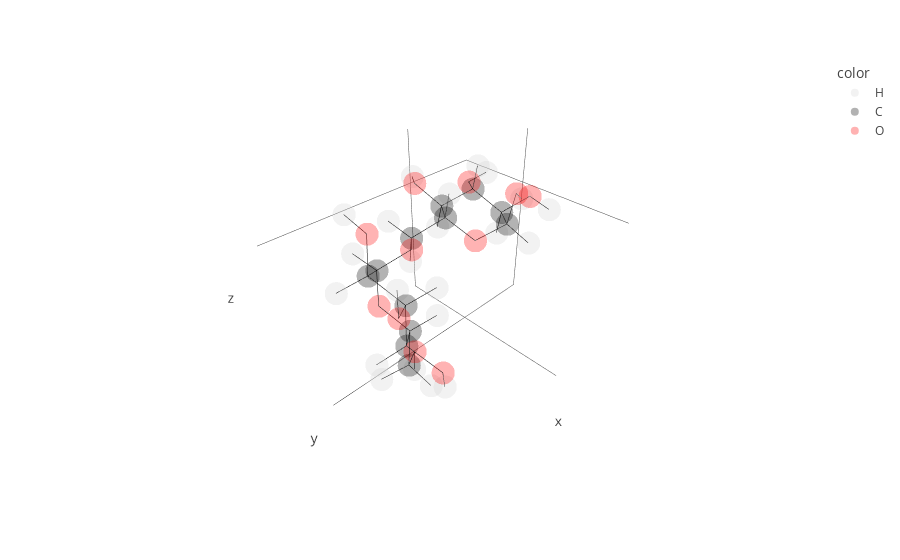

The cell this chart's notebook holds for it:
### Markdown cell above
If we want to use a non-default topology we can either specify the topology we want to use as an argument to functions and methods which accept a `_topology` argument, or we directly provide the linkage objects we obtain from the topology.

### Code cell
# connect the two clucoses using the `my_16ab` linkage from my_top

my_glc2 = bb.connect(glc, glc, "my_16ab", _topology=my_top)
# or
my_16ab = my_top.get_patch("my_16ab")
my_glc2 = bb.connect(glc, glc, my_16ab)

my_glc2.show()

### Figure 1 — Plotly figure (JSON) as saved in the notebook; plotly's stock layout.template omitted (floating-point values rounded to 4 significant figures)
{"data": [{"hovertemplate": "<b>%{hovertext}</b><br><br>color=H<br>x=%{x}<br>y=%{y}<br>z=%{z}<extra></extra>", "hovertext": ["H1", "H2", "H3", "H4", "H5", "H61", "H62", "HO1", "HO2", "HO3", "HO4", "H1", "H2", "H3", "H4", "H5", "H61", "H62", "HO2", "HO3", "HO4", "HO6"], "legendgroup": "H", "marker": {"color": "lightgray", "opacity": 0.3, "symbol": "circle"}, "mode": "markers", "name": "H", "scene": "scene", "showlegend": true, "type": "scatter3d", "x": [-0.822, -1.583, -1.223, 0.281, 1.187, 2.913, 2.627, 0.017, -3.197, -3, 0.102, 5.026, 6.824, 4.55, 6.698, 3.678, 4.745, 5.853, 5.755, 6.498, 5.959, 3.912], "y": [2.466, 0.264, -0.619, -1.429, 0.184, -1.315, -0.503, 2.566, 1.682, -1.684, -3.118, -0.6854, 0.9806, 3.017, 2.521, 2.075, 2.833, 1.444, 0.2898, 3.578, 4.786, 0.9429], "z": [-0.815, -1.626, 1.276, -1.257, 1.173, 0.129, -1.428, 1.42, -0.576, 0.08, 0.427, -0.0511, 0.124, 0.2174, -1.898, -1.977, -4.122, -4.022, 2.148, 1.488, -1.682, -5.321]}, {"hovertemplate": "<b>%{hovertext}</b><br><br>color=C<br>x=%{x}<br>y=%{y}<br>z=%{z}<extra></extra>", "hovertext": ["C1", "C2", "C3", "C4", "C5", "C6", "C1", "C2", "C3", "C4", "C5", "C6"], "legendgroup": "C", "marker": {"color": "black", "opacity": 0.3, "symbol": "circle"}, "mode": "markers", "name": "C", "scene": "scene", "showlegend": true, "type": "scatter3d", "x": [-0.567, -1.578, -1.179, 0.249, 1.189, 2.607, 4.827, 5.798, 5.553, 5.68, 4.699, 4.862], "y": [1.572, 0.465, -0.806, -1.195, -0.024, -0.383, 0.3643, 1.258, 2.711, 2.781, 1.792, 1.813], "z": [-0.245, -0.554, 0.203, -0.192, 0.102, -0.345, -0.3352, 0.3918, -0.07996, -1.605, -2.237, -3.758]}, {"hovertemplate": "<b>%{hovertext}</b><br><br>color=O<br>x=%{x}<br>y=%{y}<br>z=%{z}<extra></extra>", "hovertext": ["O1", "O2", "O3", "O4", "O5", "O6", "O2", "O3", "O4", "O5", "O6"], "legendgroup": "O", "marker": {"color": "red", "opacity": 0.3, "symbol": "circle"}, "mode": "markers", "name": "O", "scene": "scene", "showlegend": true, "type": "scatter3d", "x": [-0.6, -2.881, -2.075, 0.658, 0.744, 3.506, 5.616, 6.518, 5.377, 4.956, 3.868], "y": [1.871, 0.879, -1.866, -2.338, 1.133, 0.661, 1.177, 3.578, 4.105, 0.4577, 0.9783], "z": [1.151, -0.139, -0.137, 0.562, -0.608, 0.035, 1.79, 0.5207, -2.049, -1.753, -4.356]}, {"hoverinfo": "skip", "line": {"color": "black", "width": 1}, "mode": "lines", "showlegend": false, "type": "scatter3d", "x": [-0.567, -1.578], "y": [1.572, 0.465], "z": [-0.245, -0.554]}, {"hoverinfo": "skip", "line": {"color": "black", "width": 1}, "mode": "lines", "showlegend": false, "type": "scatter3d", "x": [-0.567, -0.6], "y": [1.572, 1.871], "z": [-0.245, 1.151]}, {"hoverinfo": "skip", "line": {"color": "black", "width": 1}, "mode": "lines", "showlegend": false, "type": "scatter3d", "x": [-0.567, 0.744], "y": [1.572, 1.133], "z": [-0.245, -0.608]}, {"hoverinfo": "skip", "line": {"color": "black", "width": 1}, "mode": "lines", "showlegend": false, "type": "scatter3d", "x": [-0.567, -0.822], "y": [1.572, 2.466], "z": [-0.245, -0.815]}, {"hoverinfo": "skip", "line": {"color": "black", "width": 1}, "mode": "lines", "showlegend": false, "type": "scatter3d", "x": [-1.578, -1.179], "y": [0.465, -0.806], "z": [-0.554, 0.203]}, {"hoverinfo": "skip", "line": {"color": "black", "width": 1}, "mode": "lines", "showlegend": false, "type": "scatter3d", "x": [-1.578, -2.881], "y": [0.465, 0.879], "z": [-0.554, -0.139]}, {"hoverinfo": "skip", "line": {"color": "black", "width": 1}, "mode": "lines", "showlegend": false, "type": "scatter3d", "x": [-1.578, -1.583], "y": [0.465, 0.264], "z": [-0.554, -1.626]}, {"hoverinfo": "skip", "line": {"color": "black", "width": 1}, "mode": "lines", "showlegend": false, "type": "scatter3d", "x": [-1.179, 0.249], "y": [-0.806, -1.195], "z": [0.203, -0.192]}, {"hoverinfo": "skip", "line": {"color": "black", "width": 1}, "mode": "lines", "showlegend": false, "type": "scatter3d", "x": [-1.179, -2.075], "y": [-0.806, -1.866], "z": [0.203, -0.137]}, {"hoverinfo": "skip", "line": {"color": "black", "width": 1}, "mode": "lines", "showlegend": false, "type": "scatter3d", "x": [-1.179, -1.223], "y": [-0.806, -0.619], "z": [0.203, 1.276]}, {"hoverinfo": "skip", "line": {"color": "black", "width": 1}, "mode": "lines", "showlegend": false, "type": "scatter3d", "x": [0.249, 1.189], "y": [-1.195, -0.024], "z": [-0.192, 0.102]}, {"hoverinfo": "skip", "line": {"color": "black", "width": 1}, "mode": "lines", "showlegend": false, "type": "scatter3d", "x": [0.249, 0.658], "y": [-1.195, -2.338], "z": [-0.192, 0.562]}, {"hoverinfo": "skip", "line": {"color": "black", "width": 1}, "mode": "lines", "showlegend": false, "type": "scatter3d", "x": [0.249, 0.281], "y": [-1.195, -1.429], "z": [-0.192, -1.257]}, {"hoverinfo": "skip", "line": {"color": "black", "width": 1}, "mode": "lines", "showlegend": false, "type": "scatter3d", "x": [1.189, 2.607], "y": [-0.024, -0.383], "z": [0.102, -0.345]}, {"hoverinfo": "skip", "line": {"color": "black", "width": 1}, "mode": "lines", "showlegend": false, "type": "scatter3d", "x": [1.189, 0.744], "y": [-0.024, 1.133], "z": [0.102, -0.608]}, {"hoverinfo": "skip", "line": {"color": "black", "width": 1}, "mode": "lines", "showlegend": false, "type": "scatter3d", "x": [1.189, 1.187], "y": [-0.024, 0.184], "z": [0.102, 1.173]}, {"hoverinfo": "skip", "line": {"color": "black", "width": 1}, "mode": "lines", "showlegend": false, "type": "scatter3d", "x": [2.607, 3.506], "y": [-0.383, 0.661], "z": [-0.345, 0.035]}, {"hoverinfo": "skip", "line": {"color": "black", "width": 1}, "mode": "lines", "showlegend": false, "type": "scatter3d", "x": [2.607, 2.913], "y": [-0.383, -1.315], "z": [-0.345, 0.129]}, {"hoverinfo": "skip", "line": {"color": "black", "width": 1}, "mode": "lines", "showlegend": false, "type": "scatter3d", "x": [2.607, 2.627], "y": [-0.383, -0.503], "z": [-0.345, -1.428]}, {"hoverinfo": "skip", "line": {"color": "black", "width": 1}, "mode": "lines", "showlegend": false, "type": "scatter3d", "x": [-0.6, 0.017], "y": [1.871, 2.566], "z": [1.151, 1.42]}, {"hoverinfo": "skip", "line": {"color": "black", "width": 1}, "mode": "lines", "showlegend": false, "type": "scatter3d", "x": [-2.881, -3.197], "y": [0.879, 1.682], "z": [-0.139, -0.576]}, {"hoverinfo": "skip", "line": {"color": "black", "width": 1}, "mode": "lines", "showlegend": false, "type": "scatter3d", "x": [-2.075, -3], "y": [-1.866, -1.684], "z": [-0.137, 0.08]}, {"hoverinfo": "skip", "line": {"color": "black", "width": 1}, "mode": "lines", "showlegend": false, "type": "scatter3d", "x": [0.658, 0.102], "y": [-2.338, -3.118], "z": [0.562, 0.427]}, {"hoverinfo": "skip", "line": {"color": "black", "width": 1}, "mode": "lines", "showlegend": false, "type": "scatter3d", "x": [4.827, 5.798], "y": [0.3643, 1.258], "z": [-0.3352, 0.3918]}, {"hoverinfo": "skip", "line": {"color": "black", "width": 1}, "mode": "lines", "showlegend": false, "type": "scatter3d", "x": [4.827, 4.956], "y": [0.3643, 0.4577], "z": [-0.3352, -1.753]}, {"hoverinfo": "skip", "line": {"color": "black", "width": 1}, "mode": "lines", "showlegend": false, "type": "scatter3d", "x": [4.827, 5.026], "y": [0.3643, -0.6854], "z": [-0.3352, -0.0511]}, {"hoverinfo": "skip", "line": {"color": "black", "width": 1}, "mode": "lines", "showlegend": false, "type": "scatter3d", "x": [5.798, 5.553], "y": [1.258, 2.711], "z": [0.3918, -0.07996]}, {"hoverinfo": "skip", "line": {"color": "black", "width": 1}, "mode": "lines", "showlegend": false, "type": "scatter3d", "x": [5.798, 5.616], "y": [1.258, 1.177], "z": [0.3918, 1.79]}, {"hoverinfo": "skip", "line": {"color": "black", "width": 1}, "mode": "lines", "showlegend": false, "type": "scatter3d", "x": [5.798, 6.824], "y": [1.258, 0.9806], "z": [0.3918, 0.124]}, {"hoverinfo": "skip", "line": {"color": "black", "width": 1}, "mode": "lines", "showlegend": false, "type": "scatter3d", "x": [5.553, 5.68], "y": [2.711, 2.781], "z": [-0.07996, -1.605]}, {"hoverinfo": "skip", "line": {"color": "black", "width": 1}, "mode": "lines", "showlegend": false, "type": "scatter3d", "x": [5.553, 6.518], "y": [2.711, 3.578], "z": [-0.07996, 0.5207]}, {"hoverinfo": "skip", "line": {"color": "black", "width": 1}, "mode": "lines", "showlegend": false, "type": "scatter3d", "x": [5.553, 4.55], "y": [2.711, 3.017], "z": [-0.07996, 0.2174]}, {"hoverinfo": "skip", "line": {"color": "black", "width": 1}, "mode": "lines", "showlegend": false, "type": "scatter3d", "x": [5.68, 4.699], "y": [2.781, 1.792], "z": [-1.605, -2.237]}, {"hoverinfo": "skip", "line": {"color": "black", "width": 1}, "mode": "lines", "showlegend": false, "type": "scatter3d", "x": [5.68, 5.377], "y": [2.781, 4.105], "z": [-1.605, -2.049]}, {"hoverinfo": "skip", "line": {"color": "black", "width": 1}, "mode": "lines", "showlegend": false, "type": "scatter3d", "x": [5.68, 6.698], "y": [2.781, 2.521], "z": [-1.605, -1.898]}, {"hoverinfo": "skip", "line": {"color": "black", "width": 1}, "mode": "lines", "showlegend": false, "type": "scatter3d", "x": [4.699, 4.862], "y": [1.792, 1.813], "z": [-2.237, -3.758]}, {"hoverinfo": "skip", "line": {"color": "black", "width": 1}, "mode": "lines", "showlegend": false, "type": "scatter3d", "x": [4.699, 4.956], "y": [1.792, 0.4577], "z": [-2.237, -1.753]}, {"hoverinfo": "skip", "line": {"color": "black", "width": 1}, "mode": "lines", "showlegend": false, "type": "scatter3d", "x": [4.699, 3.678], "y": [1.792, 2.075], "z": [-2.237, -1.977]}, {"hoverinfo": "skip", "line": {"color": "black", "width": 1}, "mode": "lines", "showlegend": false, "type": "scatter3d", "x": [4.862, 3.868], "y": [1.813, 0.9783], "z": [-3.758, -4.356]}, {"hoverinfo": "skip", "line": {"color": "black", "width": 1}, "mode": "lines", "showlegend": false, "type": "scatter3d", "x": [4.862, 4.745], "y": [1.813, 2.833], "z": [-3.758, -4.122]}, {"hoverinfo": "skip", "line": {"color": "black", "width": 1}, "mode": "lines", "showlegend": false, "type": "scatter3d", "x": [4.862, 5.853], "y": [1.813, 1.444], "z": [-3.758, -4.022]}, {"hoverinfo": "skip", "line": {"color": "black", "width": 1}, "mode": "lines", "showlegend": false, "type": "scatter3d", "x": [5.616, 5.755], "y": [1.177, 0.2898], "z": [1.79, 2.148]}, {"hoverinfo": "skip", "line": {"color": "black", "width": 1}, "mode": "lines", "showlegend": false, "type": "scatter3d", "x": [6.518, 6.498], "y": [3.578, 3.578], "z": [0.5207, 1.488]}, {"hoverinfo": "skip", "line": {"color": "black", "width": 1}, "mode": "lines", "showlegend": false, "type": "scatter3d", "x": [5.377, 5.959], "y": [4.105, 4.786], "z": [-2.049, -1.682]}, {"hoverinfo": "skip", "line": {"color": "black", "width": 1}, "mode": "lines", "showlegend": false, "type": "scatter3d", "x": [3.868, 3.912], "y": [0.9783, 0.9429], "z": [-4.356, -5.321]}, {"hoverinfo": "skip", "line": {"color": "black", "width": 1}, "mode": "lines", "showlegend": false, "type": "scatter3d", "x": [3.506, 4.827], "y": [0.661, 0.3643], "z": [0.035, -0.3352]}], "layout": {"legend": {"title": {"text": "color"}, "tracegroupgap": 0}, "margin": {"t": 60}, "scene": {"domain": {"x": [0, 1], "y": [0, 1]}, "xaxis": {"showgrid": false, "showline": false, "showticklabels": false, "title": {"text": "x"}}, "yaxis": {"showgrid": false, "showline": false, "showticklabels": false, "title": {"text": "y"}}, "zaxis": {"showgrid": false, "showline": false, "showticklabels": false, "title": {"text": "z"}}}}}
